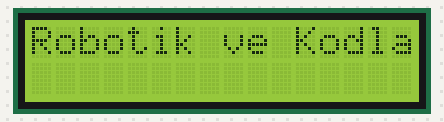
The sketch below on a simulated Arduino Uno, built with avr-gcc and run on an emulated ATmega328P. Shown: 16×2 character LCD.

Above: at 0.1 s.
At 1.1 s:
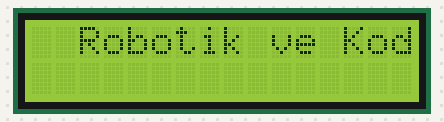
At 2.6 s:
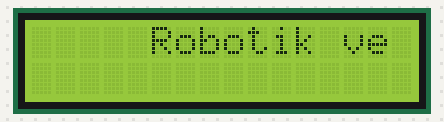
At 4.7 s:
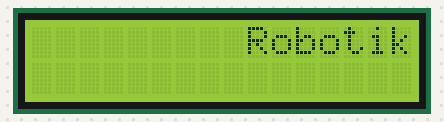
At 6.7 s:
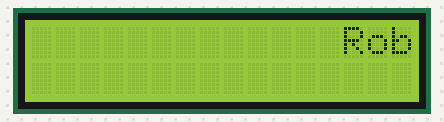
At 9.2 s:
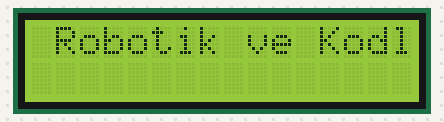

Measured:
- by itself, everything shown: repeats every 8.6 s, in 17 steps
- what the display in image 1 shows lasts 0.5 s, from 1.1 s to 1.6 s

The sketch:

lcd_ekran_potansiyometre_kayan_yazi3.ino
```cpp
#include <LiquidCrystal.h> // LiquidCrystal kütüphanesini projeye ekle

LiquidCrystal lcd(12, 11, 5, 4, 3, 2); // LCD ekran nesnesi oluşturuluyor ve hangi pinlere bağlı olduğu belirtiliyor

void setup() {
  lcd.begin(16, 2); // LCD ekranın boyutunu (16x2) belirle ve başlat
  lcd.print(""); // LCD ekranı başlangıçta boş bir string ile temizle
}

void loop() {
 int i; // döngü için sayaç değişkeni

 for (i = 0; i <= 16; i++) // i değişkeni 0'dan 16'ya kadar artarak döngüyü çalıştır
 {
   lcd.clear(); // LCD ekranını temizle (tüm karakterleri ve satırları sil)
   lcd.setCursor(i, 0); // İmleci LCD ekranında i. sütunun 0. satırına getir
   lcd.print("Robotik ve Kodlama"); // "Robotik ve Kodlama" metnini yazdır

   delay(500); // 500 milisaniye bekle
 }
}
```
